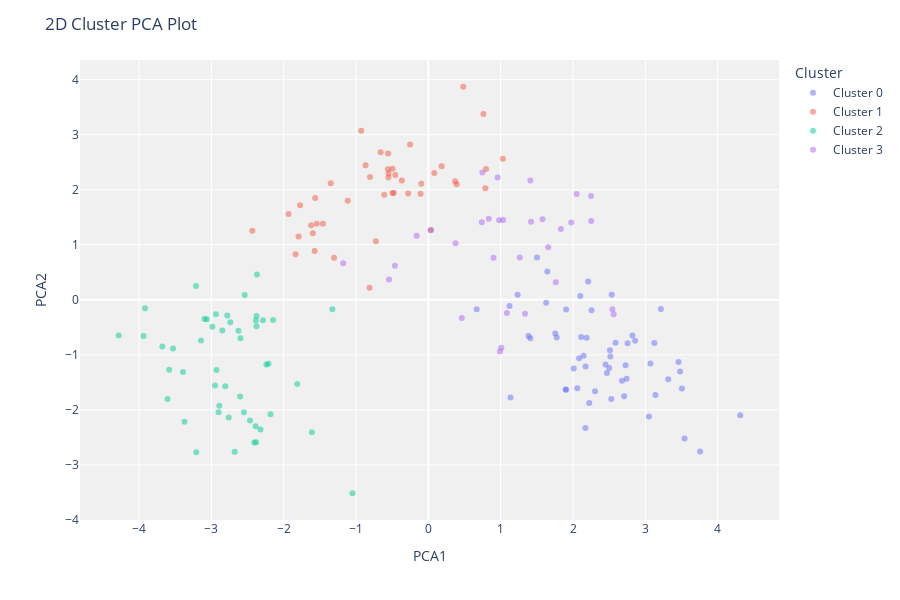

The cell this chart's notebook holds for it:
### Code cell
plot_model(kmeans, plot = 'cluster')
